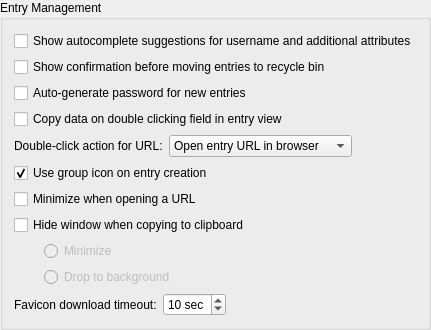
            <widget class="QGroupBox" name="entryGroup">
             <property name="title">
              <string>Entry Management</string>
             </property>
             <layout class="QVBoxLayout" name="verticalLayout_6">
              <item>
               <widget class="QCheckBox" name="autocompleteSuggestionsCheckBox">
                <property name="text">
                 <string>Show autocomplete suggestions for username and additional attributes</string>
                </property>
               </widget>
              </item>
              <item>
               <widget class="QCheckBox" name="ConfirmMoveEntryToRecycleBinCheckBox">
                <property name="text">
                 <string>Show confirmation before moving entries to recycle bin</string>
                </property>
               </widget>
              </item>
              <item>
               <widget class="QCheckBox" name="autoGeneratePasswordForNewEntriesCheckBox">
                <property name="text">
                 <string>Auto-generate password for new entries</string>
                </property>
               </widget>
              </item>
              <item>
               <widget class="QCheckBox" name="EnableCopyOnDoubleClickCheckBox">
                <property name="text">
                 <string>Copy data on double clicking field in entry view</string>
                </property>
               </widget>
              </item>
              <item>
               <layout class="QHBoxLayout" name="urlDoubleClickLayout">
                <item>
                 <widget class="QLabel" name="urlDoubleClickLabel">
                  <property name="text">
                   <string>Double-click action for URL:</string>
                  </property>
                  <property name="buddy">
                   <cstring>urlDoubleClickComboBox</cstring>
                  </property>
                 </widget>
                </item>
                <item>
                 <widget class="QComboBox" name="urlDoubleClickComboBox">
                  <property name="focusPolicy">
                   <enum>Qt::FocusPolicy::StrongFocus</enum>
                  </property>
                  <property name="accessibleName">
                   <string>Double-click action for URL field</string>
                  </property>
                  <property name="sizeAdjustPolicy">
                   <enum>QComboBox::SizeAdjustPolicy::AdjustToContents</enum>
                  </property>
                  <item>
                   <property name="text">
                    <string>Open entry URL in browser</string>
                   </property>
                  </item>
                  <item>
                   <property name="text">
                    <string>Copy entry URL to clipboard</string>
                   </property>
                  </item>
                  <item>
                   <property name="text">
                    <string>Edit entry</string>
                   </property>
                  </item>
                 </widget>
                </item>
                <item>
                 <spacer name="urlDoubleClickSpacer">
                  <property name="orientation">
                   <enum>Qt::Orientation::Horizontal</enum>
                  </property>
                  <property name="sizeHint" stdset="0">
                   <size>
                    <width>40</width>
                    <height>20</height>
                   </size>
                  </property>
                 </spacer>
                </item>
               </layout>
              </item>
              <item>
               <widget class="QCheckBox" name="useGroupIconOnEntryCreationCheckBox">
                <property name="text">
                 <string>Use group icon on entry creation</string>
                </property>
                <property name="checked">
                 <bool>true</bool>
                </property>
               </widget>
              </item>
              <item>
               <widget class="QCheckBox" name="minimizeOnOpenUrlCheckBox">
                <property name="text">
                 <string>Minimize when opening a URL</string>
                </property>
               </widget>
              </item>
              <item>
               <widget class="QCheckBox" name="hideWindowOnCopyCheckBox">
                <property name="text">
                 <string>Hide window when copying to clipboard</string>
                </property>
               </widget>
              </item>
              <item>
               <layout class="QHBoxLayout" name="hideWindowLayout_1">
                <property name="spacing">
                 <number>0</number>
                </property>
                <item>
                 <spacer name="hideWindowSpacer_1">
                  <property name="orientation">
                   <enum>Qt::Orientation::Horizontal</enum>
                  </property>
                  <property name="sizeType">
                   <enum>QSizePolicy::Policy::Fixed</enum>
                  </property>
                  <property name="sizeHint" stdset="0">
                   <size>
                    <width>30</width>
                    <height>20</height>
                   </size>
                  </property>
                 </spacer>
                </item>
                <item>
                 <widget class="QRadioButton" name="minimizeOnCopyRadioButton">
                  <property name="enabled">
                   <bool>false</bool>
                  </property>
                  <property name="text">
                   <string>Minimize</string>
                  </property>
                 </widget>
                </item>
               </layout>
              </item>
              <item>
               <layout class="QHBoxLayout" name="hideWindowLayout_2">
                <property name="spacing">
                 <number>0</number>
                </property>
                <item>
                 <spacer name="hideWindowSpacer_2">
                  <property name="orientation">
                   <enum>Qt::Orientation::Horizontal</enum>
                  </property>
                  <property name="sizeType">
                   <enum>QSizePolicy::Policy::Fixed</enum>
                  </property>
                  <property name="sizeHint" stdset="0">
                   <size>
                    <width>30</width>
                    <height>20</height>
                   </size>
                  </property>
                 </spacer>
                </item>
                <item>
                 <widget class="QRadioButton" name="dropToBackgroundOnCopyRadioButton">
                  <property name="enabled">
                   <bool>false</bool>
                  </property>
                  <property name="text">
                   <string>Drop to background</string>
                  </property>
                 </widget>
                </item>
               </layout>
              </item>
              <item>
               <layout class="QHBoxLayout" name="horizontalLayout">
                <item>
                 <widget class="QLabel" name="faviconTimeoutLabel">
                  <property name="text">
                   <string>Favicon download timeout:</string>
                  </property>
                  <property name="buddy">
                   <cstring>faviconTimeoutSpinBox</cstring>
                  </property>
                 </widget>
                </item>
                <item>
                 <widget class="QSpinBox" name="faviconTimeoutSpinBox">
                  <property name="enabled">
                   <bool>true</bool>
                  </property>
                  <property name="focusPolicy">
                   <enum>Qt::FocusPolicy::StrongFocus</enum>
                  </property>
                  <property name="accessibleName">
                   <string>Website icon download timeout in seconds</string>
                  </property>
                  <property name="suffix">
                   <string comment="Seconds"> sec</string>
                  </property>
                  <property name="minimum">
                   <number>1</number>
                  </property>
                  <property name="maximum">
                   <number>60</number>
                  </property>
                  <property name="value">
                   <number>10</number>
                  </property>
                 </widget>
                </item>
                <item>
                 <spacer name="horizontalSpacer_2">
                  <property name="orientation">
                   <enum>Qt::Orientation::Horizontal</enum>
                  </property>
                  <property name="sizeHint" stdset="0">
                   <size>
                    <width>40</width>
                    <height>20</height>
                   </size>
                  </property>
                 </spacer>
                </item>
               </layout>
              </item>
             </layout>
            </widget>
